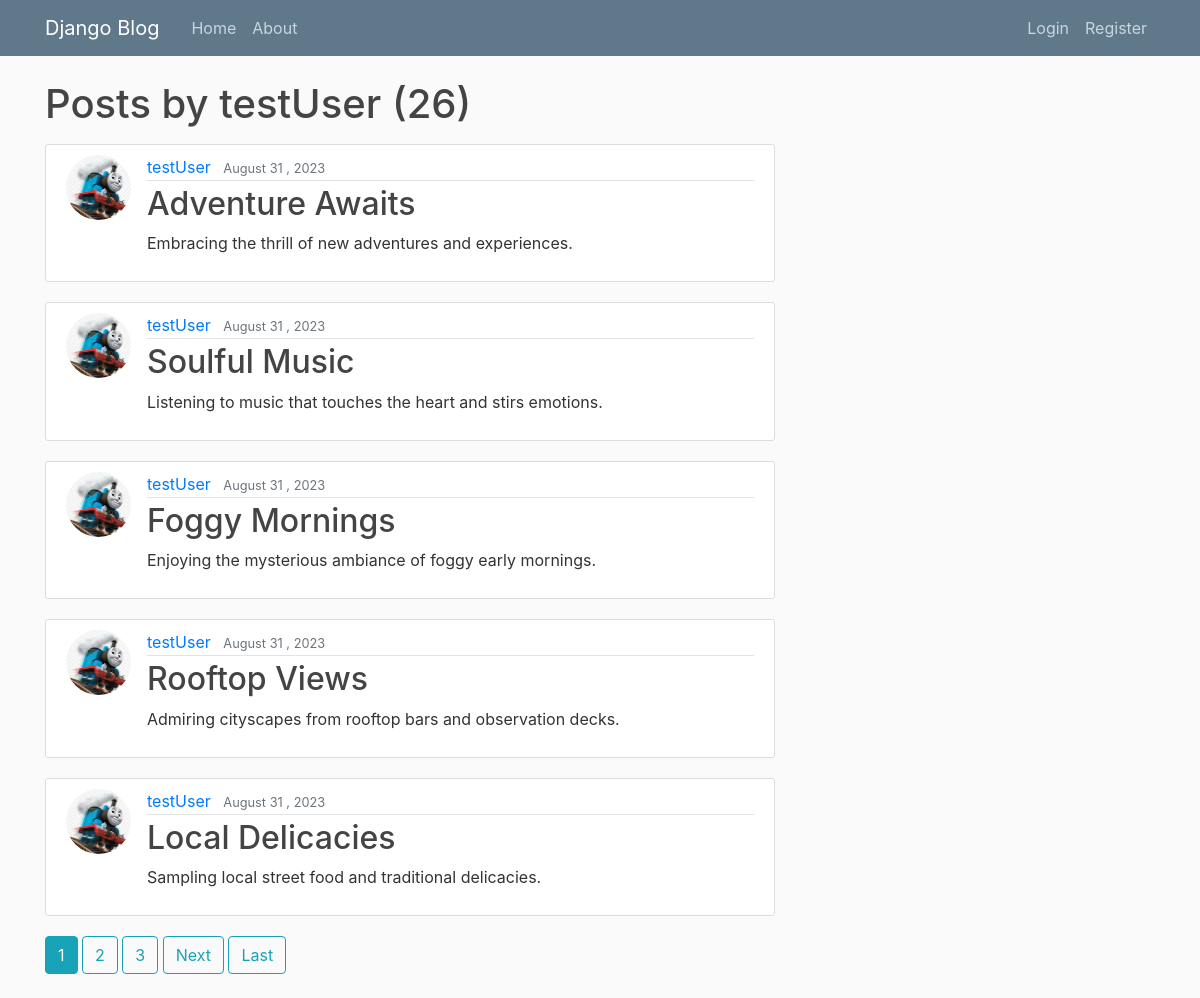
The app's page /user/testUser with its own data.
### blog/models.py (models this page shows, shortened)
class Post(models.Model):
    title = models.CharField(max_length=100)
    content = models.TextField()
    date_posted = models.DateTimeField(default=timezone.now)
    author = models.ForeignKey(User, on_delete=models.CASCADE)

### users/models.py (models this page shows, shortened)
class Profile(models.Model):
    user = models.OneToOneField(User, on_delete=models.CASCADE)
    image = models.ImageField(default='default.jpg', upload_to='profile_pics')

### blog/views.py (the view)
# urls.py: path('user/<str:username>', UserPostListView.as_view(), name='user-posts'),
class UserPostListView(ListView):
    model = Post
    template_name = 'blog/user_posts.html'  # <app>/<model>_<viewtype>.html
    context_object_name = 'posts'
    paginate_by = 5
    def get_queryset(self):
        user = get_object_or_404(User, username=self.kwargs.get('username'))
        return Post.objects.filter(author=user).order_by('-date_posted')

### blog/templates/blog/user_posts.html (shortened to what this page needs)
{% extends "blog/base.html" %}
{% block content %}
<h1 class="mb-3">Posts by {{ view.kwargs.username }} ({{ page_obj.paginator.count }})</h1>
{% for post in posts %}
<article class="media content-section">
    <img class ="rounded-circle article-img" src="{{ post.author.profile.image.url }}">
    <div class="media-body">
        <div class="article-metadata">
            <a class="mr-2" href="{% url 'user-posts' post.author.username %}">{{ post.author }}</a>
            <small class="text-muted">{{ post.date_posted|date:"F d , Y" }}</small>
        </div>
        <h2><a class="article-title" href="{% url 'post-detail' post.id %}">{{ post.title }}</a></h2>
        <p class="article-content">{{ post.content }}</p>
    </div>
</article>
{% endfor %}
{% if is_paginated %}
      {% for num in page_obj.paginator.page_range %}
        {% if page_obj.number == num %}
          <a class="btn btn-info mb-4" href="?page={{ num }}">{{ num }}</a>
        {% elif num > page_obj.number|add:'-3' and num < page_obj.number|add:'3' %}
          <a class="btn btn-outline-info mb-4" href="?page={{ num }}">{{ num }}</a>
        {% endif %}
      {% endfor %}
      {% if page_obj.has_next %}
        <a class="btn btn-outline-info mb-4" href="?page={{ page_obj.next_page_number }}">Next</a>
        <a class="btn btn-outline-info mb-4" href="?page={{ page_obj.paginator.num_pages }}">Last</a>
      {% endif %}
    {% endif %}
{% endblock content %}

### blog/static/blog/main.css (style rules this page uses)
body { background: #fafafa; color: #333333; margin-top: 5rem; }
h1, h2, h3, h4, h5, h6 { color: #444444; }
.content-section { background: #ffffff; padding: 10px 20px; border: 1px solid #dddddd; border-radius: 3px; margin-bottom: 20px; }
.article-title { color: #444444; }
.article-content { white-space: pre-line; }
.article-img { height: 65px; width: 65px; margin-right: 16px; }
.article-metadata { padding-bottom: 1px; margin-bottom: 4px; border-bottom: 1px solid #e3e3e3 }

### records on screen
Post: author.profile.image (picture), author "testUser", date_posted "August 31 , 2023", title "Adventure Awaits", content "Embracing the thrill of new adventures and experiences."
Post: author.profile.image (picture), author "testUser", date_posted "August 31 , 2023", title "Soulful Music", content "Listening to music that touches the heart and stirs emotions."
Post: author.profile.image (picture), author "testUser", date_posted "August 31 , 2023", title "Foggy Mornings", content "Enjoying the mysterious ambiance of foggy early mornings."
Post: author.profile.image (picture), author "testUser", date_posted "August 31 , 2023", title "Rooftop Views", content "Admiring cityscapes from rooftop bars and observation decks."
Post: author.profile.image (picture), author "testUser", date_posted "August 31 , 2023", title "Local Delicacies", content "Sampling local street food and traditional delicacies."

### other values on screen
{{ view.kwargs.username }} "testUser"
{{ page_obj.paginator.count }} "26"
{{ num }} "1"
{{ num }} "2" "3"
